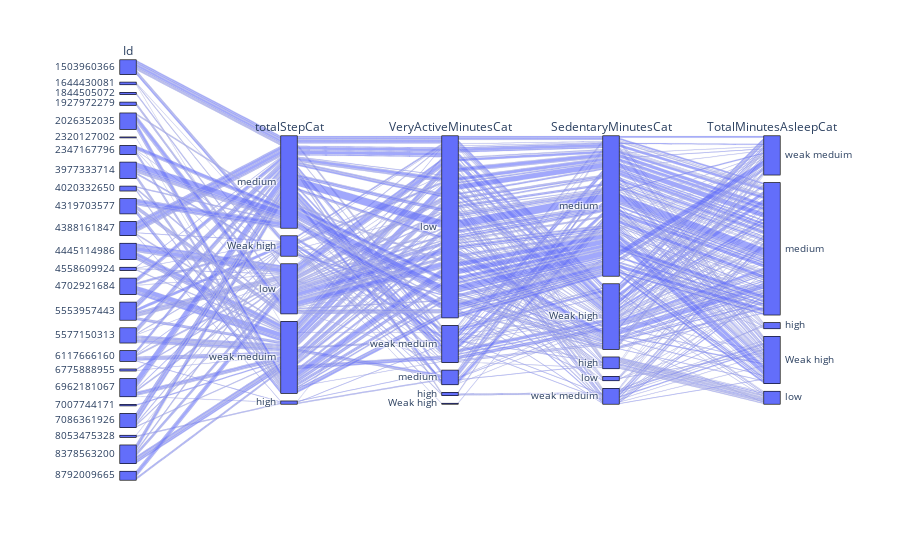

Here is the notebook cell this chart was saved with:
### Code cell
meged_cat = meged_active_sleep.copy()
labels_ = ["low", "weak meduim","medium", "Weak high" ,"high"]
meged_cat["totalStepCat"]= pd.cut(np.array(meged_cat.TotalSteps.values),len(labels_),labels=labels_)
meged_cat["VeryActiveMinutesCat"]= pd.cut(np.array(meged_cat.VeryActiveMinutes.values),len(labels_),labels=labels_)
meged_cat["SedentaryMinutesCat"]= pd.cut(np.array(meged_cat.SedentaryMinutes.values),len(labels_),labels=labels_)
meged_cat["TotalMinutesAsleepCat"]= pd.cut(np.array(meged_cat.TotalMinutesAsleep.values),len(labels_),labels=labels_)

meged_cat= meged_cat[['Id','totalStepCat', 'VeryActiveMinutesCat', 'SedentaryMinutesCat','TotalMinutesAsleepCat']]


# meged_cat.Id = meged_cat.Id.astype('str')

# pd.cut(np.array([1, 7, 5, 4, 6, 3]), 3, labels=["low", "medium", "high"])
fig = px.parallel_categories(meged_cat, color_continuous_scale=px.colors.sequential.Inferno)
fig

### Figure 1 — Plotly figure (JSON) as saved in the notebook; plotly's stock layout.template omitted (floating-point values rounded to 4 significant figures; data arrays with more than 128 entries replaced by an {"elided": "..."} marker saying what was removed)
{"data": [{"dimensions": [{"label": "Id", "values": {"elided": "413 int values"}}, {"label": "totalStepCat", "values": {"elided": "413 str values"}}, {"label": "VeryActiveMinutesCat", "values": {"elided": "413 str values"}}, {"label": "SedentaryMinutesCat", "values": {"elided": "413 str values"}}, {"label": "TotalMinutesAsleepCat", "values": {"elided": "413 str values"}}], "domain": {"x": [0, 1], "y": [0, 1]}, "name": "", "type": "parcats"}], "layout": {"legend": {"tracegroupgap": 0}, "margin": {"t": 60}}}
